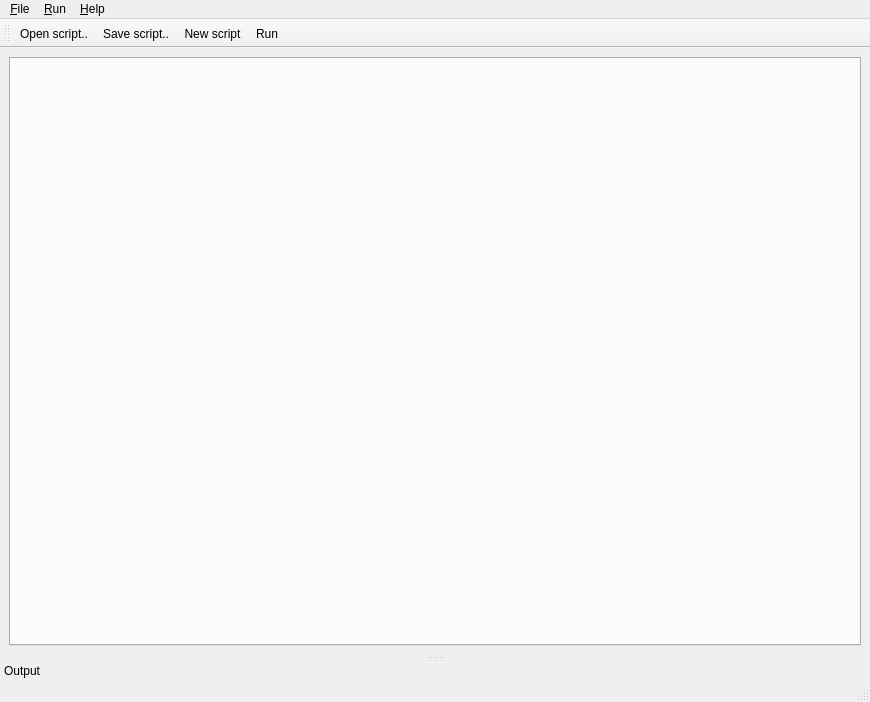
<?xml version="1.0" encoding="UTF-8"?>
<ui version="4.0">
 <class>MainWindow</class>
 <widget class="QMainWindow" name="MainWindow">
  <property name="geometry">
   <rect>
    <x>0</x>
    <y>0</y>
    <width>870</width>
    <height>702</height>
   </rect>
  </property>
  <property name="windowTitle">
   <string>Code Editor</string>
  </property>
  <property name="windowIcon">
   <iconset>
    <normaloff>../../../share/terralib/images/png/terralib-globe.png</normaloff>../../../share/terralib/images/png/terralib-globe.png</iconset>
  </property>
  <property name="documentMode">
   <bool>false</bool>
  </property>
  <property name="dockNestingEnabled">
   <bool>false</bool>
  </property>
  <property name="dockOptions">
   <set>QMainWindow::AllowTabbedDocks|QMainWindow::AnimatedDocks|QMainWindow::VerticalTabs</set>
  </property>
  <widget class="QWidget" name="centralwidget">
   <layout class="QGridLayout" name="gridLayout">
    <item row="0" column="0">
     <widget class="QTabWidget" name="m_codeTab">
      <property name="currentIndex">
       <number>-1</number>
      </property>
     </widget>
    </item>
   </layout>
  </widget>
  <widget class="QMenuBar" name="menubar">
   <property name="geometry">
    <rect>
     <x>0</x>
     <y>0</y>
     <width>870</width>
     <height>25</height>
    </rect>
   </property>
   <widget class="QMenu" name="menu_File">
    <property name="title">
     <string>&amp;File</string>
    </property>
    <addaction name="m_actionOpen"/>
    <addaction name="m_actionSave"/>
    <addaction name="m_actionNew"/>
   </widget>
   <widget class="QMenu" name="menu_Run">
    <property name="title">
     <string>&amp;Run</string>
    </property>
    <addaction name="m_actionRun"/>
   </widget>
   <widget class="QMenu" name="menu_Help">
    <property name="title">
     <string>&amp;Help</string>
    </property>
   </widget>
   <addaction name="menu_File"/>
   <addaction name="menu_Run"/>
   <addaction name="menu_Help"/>
  </widget>
  <widget class="QStatusBar" name="statusbar"/>
  <widget class="QToolBar" name="m_toolBar">
   <property name="windowTitle">
    <string>toolBar</string>
   </property>
   <attribute name="toolBarArea">
    <enum>TopToolBarArea</enum>
   </attribute>
   <attribute name="toolBarBreak">
    <bool>false</bool>
   </attribute>
   <addaction name="m_actionOpen"/>
   <addaction name="m_actionSave"/>
   <addaction name="m_actionNew"/>
   <addaction name="m_actionRun"/>
  </widget>
  <widget class="te::ce::OutputWindow" name="dockWidget">
   <property name="features">
    <set>QDockWidget::NoDockWidgetFeatures</set>
   </property>
   <property name="allowedAreas">
    <set>Qt::BottomDockWidgetArea</set>
   </property>
   <property name="windowTitle">
    <string>Output</string>
   </property>
   <attribute name="dockWidgetArea">
    <number>8</number>
   </attribute>
   <widget class="QWidget" name="dockWidgetContents_2"/>
  </widget>
  <action name="m_actionOpen">
   <property name="icon">
    <iconset theme="folder">
     <normaloff>../../../share/terralib/icons/terralib/scalable/folder-open.svg</normaloff>../../../share/terralib/icons/terralib/scalable/folder-open.svg</iconset>
   </property>
   <property name="text">
    <string>Open script..</string>
   </property>
   <property name="toolTip">
    <string>Open a script file...</string>
   </property>
  </action>
  <action name="m_actionSave">
   <property name="icon">
    <iconset theme="document-save">
     <normaloff>../../../share/terralib/icons/terralib/scalable/document-save.svg</normaloff>../../../share/terralib/icons/terralib/scalable/document-save.svg</iconset>
   </property>
   <property name="text">
    <string>Save script..</string>
   </property>
   <property name="toolTip">
    <string>Save the current script</string>
   </property>
  </action>
  <action name="m_actionNew">
   <property name="icon">
    <iconset theme="document-new">
     <normaloff>../../../share/terralib/icons/terralib/scalable/document-new.svg</normaloff>../../../share/terralib/icons/terralib/scalable/document-new.svg</iconset>
   </property>
   <property name="text">
    <string>New script...</string>
   </property>
   <property name="toolTip">
    <string>New script...</string>
   </property>
  </action>
  <action name="m_actionRun">
   <property name="icon">
    <iconset theme="go-next">
     <normaloff>../../../share/terralib/icons/terralib/scalable/go-next.svg</normaloff>../../../share/terralib/icons/terralib/scalable/go-next.svg</iconset>
   </property>
   <property name="text">
    <string>Run...</string>
   </property>
   <property name="toolTip">
    <string>Run the script...</string>
   </property>
  </action>
 </widget>
 <customwidgets>
  <customwidget>
   <class>te::ce::OutputWindow</class>
   <extends>QDockWidget</extends>
   <header>terralib/qsci/ceditor/OutputWindow.h</header>
   <container>1</container>
   <slots>
    <slot>open()</slot>
    <slot>load()</slot>
    <slot>save()</slot>
    <slot>run()</slot>
    <slot>newScript()</slot>
   </slots>
  </customwidget>
 </customwidgets>
 <resources/>
 <connections>
  <connection>
   <sender>m_actionOpen</sender>
   <signal>triggered()</signal>
   <receiver>MainWindow</receiver>
   <slot>open()</slot>
   <hints>
    <hint type="sourcelabel">
     <x>-1</x>
     <y>-1</y>
    </hint>
    <hint type="destinationlabel">
     <x>434</x>
     <y>350</y>
    </hint>
   </hints>
  </connection>
  <connection>
   <sender>m_actionSave</sender>
   <signal>triggered()</signal>
   <receiver>MainWindow</receiver>
   <slot>save()</slot>
   <hints>
    <hint type="sourcelabel">
     <x>-1</x>
     <y>-1</y>
    </hint>
    <hint type="destinationlabel">
     <x>434</x>
     <y>350</y>
    </hint>
   </hints>
  </connection>
  <connection>
   <sender>m_actionRun</sender>
   <signal>triggered()</signal>
   <receiver>MainWindow</receiver>
   <slot>run()</slot>
   <hints>
    <hint type="sourcelabel">
     <x>-1</x>
     <y>-1</y>
    </hint>
    <hint type="destinationlabel">
     <x>434</x>
     <y>350</y>
    </hint>
   </hints>
  </connection>
  <connection>
   <sender>m_actionNew</sender>
   <signal>triggered()</signal>
   <receiver>MainWindow</receiver>
   <slot>newScript()</slot>
   <hints>
    <hint type="sourcelabel">
     <x>-1</x>
     <y>-1</y>
    </hint>
    <hint type="destinationlabel">
     <x>434</x>
     <y>350</y>
    </hint>
   </hints>
  </connection>
 </connections>
 <slots>
  <slot>open()</slot>
  <slot>save()</slot>
  <slot>run()</slot>
  <slot>new()</slot>
 </slots>
</ui>
